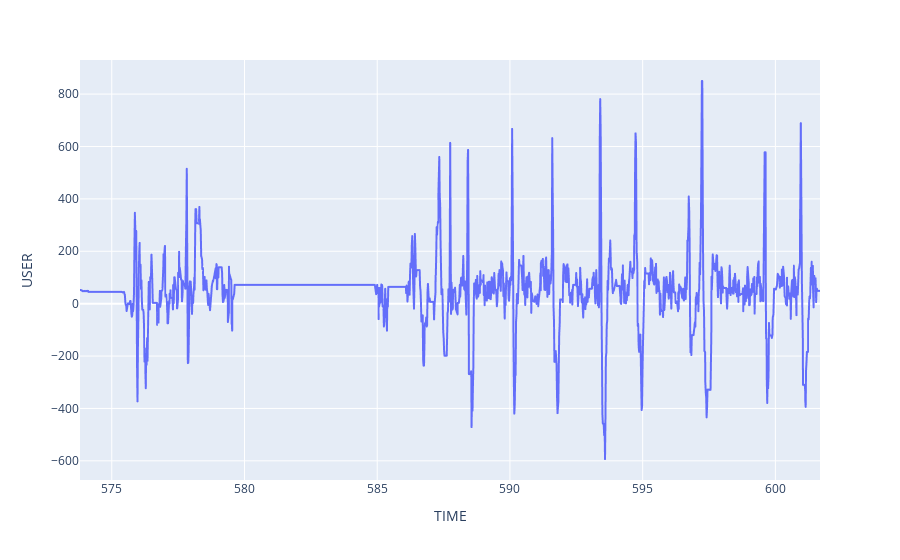

This figure's notebook cell:
### Code cell
plot_time_series_eeg(df)

### Figure 1 — Plotly figure (JSON) as saved in the notebook; plotly's stock layout.template omitted (floating-point values rounded to 4 significant figures; data arrays with more than 128 entries replaced by an {"elided": "..."} marker saying what was removed)
{"data": [{"hovertemplate": "TIME=%{x}<br>USER=%{y}<extra></extra>", "legendgroup": "", "line": {"color": "#636efa", "dash": "solid"}, "marker": {"symbol": "circle"}, "mode": "lines", "name": "", "showlegend": false, "type": "scattergl", "x": {"elided": "1663 float values"}, "xaxis": "x", "y": {"elided": "1663 int values"}, "yaxis": "y"}], "layout": {"legend": {"tracegroupgap": 0}, "margin": {"t": 60}, "xaxis": {"anchor": "y", "domain": [0, 1], "title": {"text": "TIME"}}, "yaxis": {"anchor": "x", "domain": [0, 1], "title": {"text": "USER"}}}}
